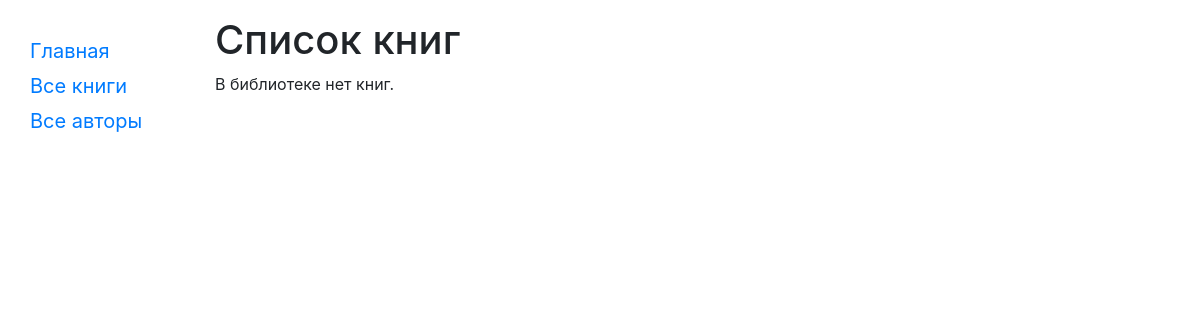
Before: /catalog/books/ with the older database file.
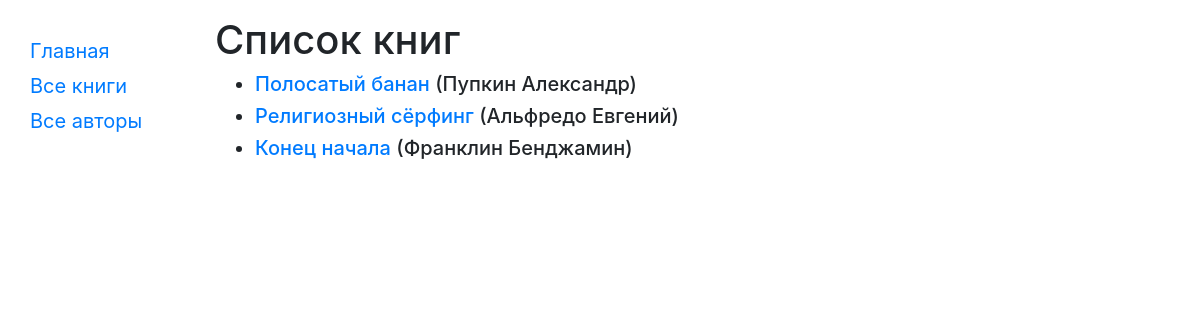
After: the same page with the newer database file.
### catalog/models.py (models this page shows, shortened)
class Book(models.Model):
    title = models.CharField(max_length=200)
    author = models.ForeignKey('Author', on_delete=models.SET_NULL, null=True)
    summary = models.TextField(max_length=1000, help_text="Enter a brief description of the book")
    isbn = models.CharField('ISBN',max_length=13, help_text='13 Character <a href="https://www.isbn-international.org/content/what-isbn">ISBN number</a>')
    genre = models.ManyToManyField(Genre, help_text="Select a genre for this book")
    def get_absolute_url(self):
        return reverse('book-detail', args=[str(self.id)])
    def display_genre(self):
        """
        Creates a string for the Genre. This is required to display genre in Admin.
        """
        return ', '.join([genre.name for genre in self.genre.all()[:3]])
    display_genre.short_description = 'Genre'

class Author(models.Model):
    first_name = models.CharField(max_length=100)
    last_name = models.CharField(max_length=100)
    date_of_birth = models.DateField(null=True, blank=True)
    date_of_death = models.DateField('Died', null=True, blank=True)
    def __str__(self):
        return f'{self.last_name} {self.first_name}'

### catalog/views.py (the view)
class BookListView(generic.ListView):
    model = Book
    paginate_by = 10

### catalog/templates/catalog/book_list.html
{% extends "base_generic.html" %}
{% block content %}
    <h1>Список книг</h1>
    {% if book_list %}
    <ul>
      {% for book in book_list %}
      <li class="h5">
        <a href="{{ book.get_absolute_url }}">{{ book.title }}</a> ({{book.author}})
      </li>
      {% endfor %}
    </ul>
    {% else %}
      <p>В библиотеке нет книг.</p>
    {% endif %}
{% endblock %}

Changed rows visible on the page:
added Book: title "Полосатый банан", author "Пупкин Александр"
added Book: title "Религиозный сёрфинг", author "Альфредо Евгений"
added Book: title "Конец начала", author "Франклин Бенджамин"
Other visible differences:
text no longer shown: "В библиотеке нет книг."
